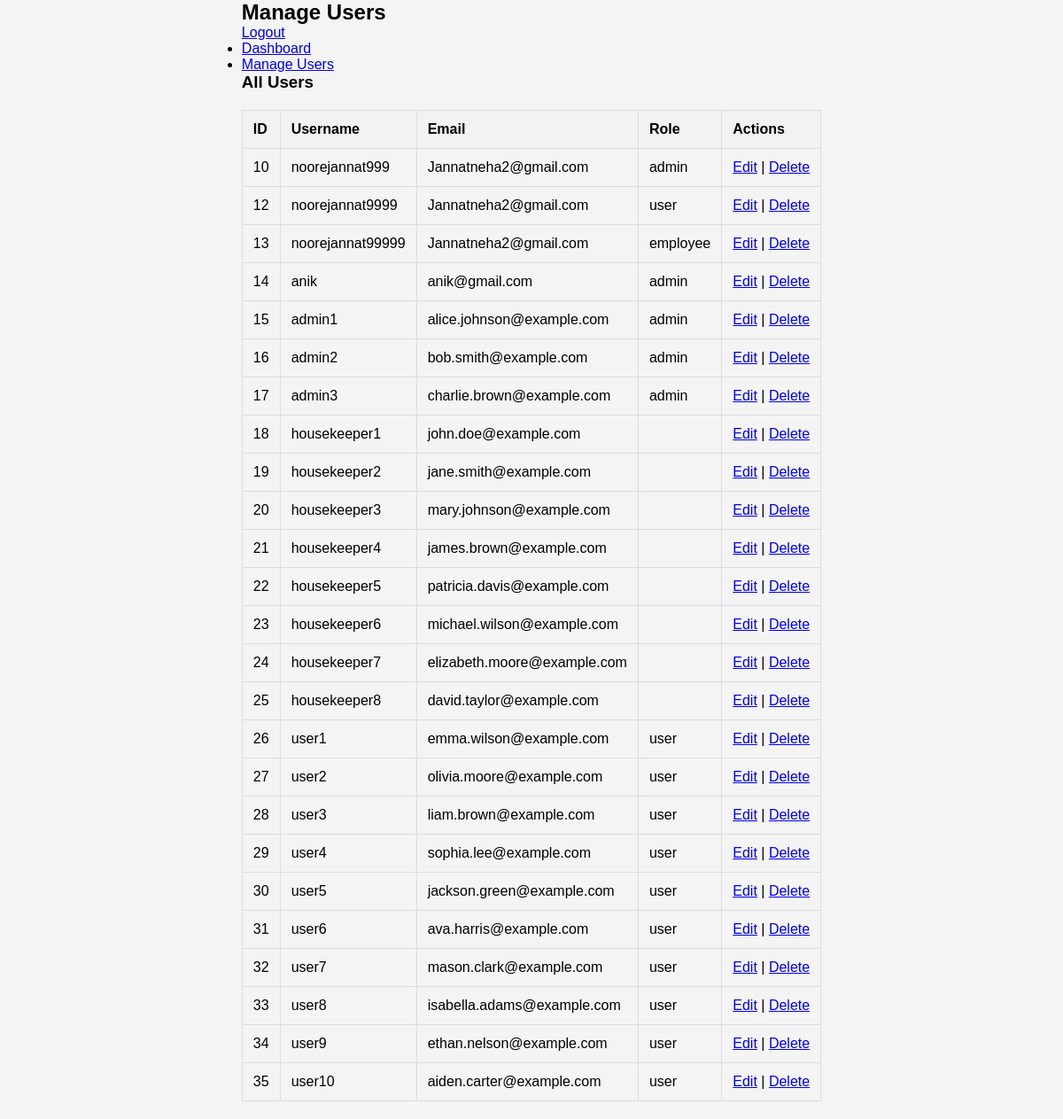
The page /php/manage_users.php (signed in) on the database its author committed.
### tables this page shows
CREATE TABLE `users` (
  `id` int(11) NOT NULL,
  `username` varchar(100) NOT NULL,
  `created_at` timestamp NOT NULL DEFAULT current_timestamp(),
  `full_name` varchar(255) NOT NULL,
  `email` varchar(255) NOT NULL,
  `phone_number` varchar(20) NOT NULL,
  `address` text NOT NULL,
  `referral_code` varchar(50) DEFAULT NULL,
  `password` varchar(255) NOT NULL,
  `role` enum('admin','user','employee') DEFAULT 'user'
);

### php/manage_users.php (the view, shortened to what this page needs)
<?php
include('db_config.php');
$result = $conn->query("SELECT * FROM users");
?>
<!DOCTYPE html>
<html lang="en">
<head>
    <link rel="stylesheet" href="css/styles.css">
</head>
<body>
    <div class="admin-dashboard">
        <header>
            <div class="header-left">
                <h2>Manage Users</h2>
            </div>
            <div class="header-right">
                <a href="logout.php">Logout</a>
            </div>
        </header>
        <aside class="sidebar">
            <nav>
                <ul>
                    <li><a href="admin_dashboard.php">Dashboard</a></li>
                    <li><a href="manage_users.php">Manage Users</a></li>
                </ul>
            </nav>
        </aside>
        <main class="main-content">
            <h3>All Users</h3>
            <table class="user-table">
                <thead>
                    <tr>
                        <th>ID</th>
                        <th>Username</th>
                        <th>Email</th>
                        <th>Role</th>
                        <th>Actions</th>
                    </tr>
                </thead>
                <tbody>
                    <?php while ($user = $result->fetch_assoc()): ?>
                        <tr>
                            <td><?php echo $user['id']; ?></td>
                            <td><?php echo $user['username']; ?></td>
                            <td><?php echo $user['email']; ?></td>
                            <td><?php echo $user['role']; ?></td>
                            <td>
                                <a href="edit_user.php?id=<?php echo $user['id']; ?>">Edit</a> |
                                <a href="delete_user.php?id=<?php echo $user['id']; ?>">Delete</a>
                            </td>
                        </tr>
                    <?php endwhile; ?>
                </tbody>
            </table>
        </main>
    </div>
</body>
</html>

### css/styles.css (style rules this page uses)
* { margin: 0; padding: 0; box-sizing: border-box; }
body { font-family: Arial, sans-serif; background-color: #f4f4f4; margin: 0; padding: 0; display: flex; flex-direction: column; align-items: center; }
table { width: 100%; margin: 20px 0; border-collapse: collapse; }
table, th, td { border: 1px solid #ddd; }
th, td { padding: 12px; text-align: left; }
th { background-color: #f2f2f2; }

### rows shown on the page
users: id "10", username "noorejannat999", email "Jannatneha2@gmail.com", role "admin"
users: id "12", username "noorejannat9999", email "Jannatneha2@gmail.com", role "user"
users: id "13", username "noorejannat99999", email "Jannatneha2@gmail.com", role "employee"
users: id "14", username "anik", email "anik@gmail.com", role "admin"
users: id "15", username "admin1", email "alice.johnson@example.com", role "admin"
users: id "16", username "admin2", email "bob.smith@example.com", role "admin"
users: id "17", username "admin3", email "charlie.brown@example.com", role "admin"
users: id "18", username "housekeeper1", email "john.doe@example.com"
users: id "19", username "housekeeper2", email "jane.smith@example.com"
users: id "20", username "housekeeper3", email "mary.johnson@example.com"
users: id "21", username "housekeeper4", email "james.brown@example.com"
users: id "22", username "housekeeper5", email "patricia.davis@example.com"
users: id "23", username "housekeeper6", email "michael.wilson@example.com"
users: id "24", username "housekeeper7", email "elizabeth.moore@example.com"
users: id "25", username "housekeeper8", email "david.taylor@example.com"
users: id "26", username "user1", email "emma.wilson@example.com", role "user"
users: id "27", username "user2", email "olivia.moore@example.com", role "user"
users: id "28", username "user3", email "liam.brown@example.com", role "user"
users: id "29", username "user4", email "sophia.lee@example.com", role "user"
users: id "30", username "user5", email "jackson.green@example.com", role "user"
users: id "31", username "user6", email "ava.harris@example.com", role "user"
users: id "32", username "user7", email "mason.clark@example.com", role "user"
users: id "33", username "user8", email "isabella.adams@example.com", role "user"
users: id "34", username "user9", email "ethan.nelson@example.com", role "user"
users: id "35", username "user10", email "aiden.carter@example.com", role "user"
